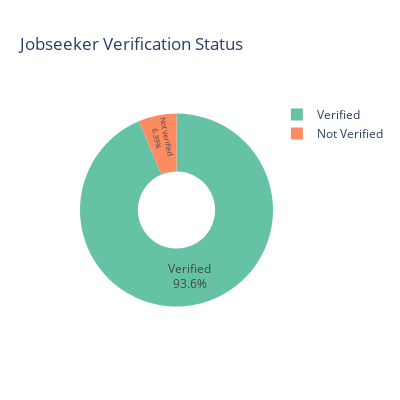

Notebook code for this chart:
### Markdown cell above
#### What percentage of jobseekers complete email and phone verification?

### Code cell
# Count verified and not verified users
verification_counts = df['is_verified'].map({0: 'Verified', 1: 'Not Verified'}).value_counts().reset_index()
verification_counts.columns = ['Verification Status', 'Count']

# Plot Pie Chart
fig = px.pie(
    verification_counts,
    names='Verification Status',
    values='Count',
    hole=0.4,
    title='Jobseeker Verification Status',
    color_discrete_sequence=px.colors.qualitative.Set2
)

fig.update_traces(textposition='inside', textinfo='percent+label')
fig.update_layout(width=400, height=400)
fig.show()

### Figure 1 — Plotly figure (JSON) as saved in the notebook; plotly's stock layout.template omitted (floating-point values rounded to 4 significant figures)
{"data": [{"domain": {"x": [0, 1], "y": [0, 1]}, "hole": 0.4, "hovertemplate": "Verification Status=%{label}<br>Count=%{value}<extra></extra>", "labels": ["Verified", "Not Verified"], "legendgroup": "", "name": "", "showlegend": true, "textinfo": "percent+label", "textposition": "inside", "type": "pie", "values": [93606, 6394]}], "layout": {"height": 400, "legend": {"tracegroupgap": 0}, "piecolorway": ["rgb(102,194,165)", "rgb(252,141,98)", "rgb(141,160,203)", "rgb(231,138,195)", "rgb(166,216,84)", "rgb(255,217,47)", "rgb(229,196,148)", "rgb(179,179,179)"], "title": {"text": "Jobseeker Verification Status"}, "width": 400}}
